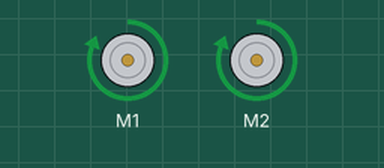
A program run on a simulated Raspberry Pi (BCM pin numbers). Shown: 2 × DC motor (green arrow = forward, orange = backward, longer = faster). Motors are numbered in the order the program creates them (left before right in a Robot); what the program prints to the terminal is not drawn.

Above: at 0.5 s.
Timing chart, 0 to 3.0 s (numbered marks = the images above):
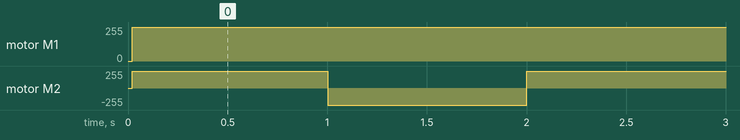

Measured:
- by itself, motor M1: stopped → forward 255/255 at 0.02 s
- by itself, motor M2: alternates forward 255/255 for 1.0 s and backward 255/255 for 1.0 s

The program:

drv8833_test.py
```python
""" this is a pytthon script to test the drv8833 motor driver
to test 2 dc motors with gpiozero
"""
from gpiozero import Robot, Motor
from time import sleep
in1 = 14 # input 1
in2 = 15 # input 2
in3 = 18 # input 3
in4 = 23 # input 4
robot = Robot(left=Motor(in3, in4), right=Motor(in2, in1))
while True:
    robot.forward()
    print("motor moving forward")
    sleep(1)
    robot.right()
    print("motor moving rightwards")
    sleep(1)
```
